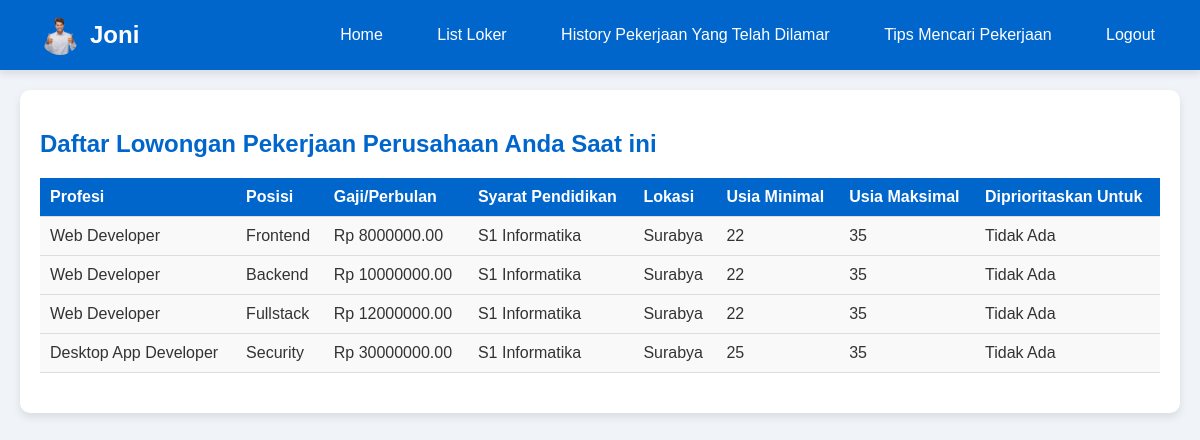
Page /list_loker_perusahaan.php (signed in) on the committed database.
### tables this page shows
CREATE TABLE `loker` (
  `id` INT(11) NOT NULL,
  `id_perusahaan` INT(11) NOT NULL,
  `profesi` VARCHAR(100) DEFAULT NULL,
  `posisi` VARCHAR(100) DEFAULT NULL,
  `gaji` DECIMAL(10,2) DEFAULT NULL,
  `syaratpendidikan` VARCHAR(100) DEFAULT NULL,
  `lokasi` VARCHAR(100) DEFAULT NULL,
  `usiamin` INT(11) DEFAULT NULL,
  `usiamax` INT(11) DEFAULT NULL,
  `prioritasgender` VARCHAR(10) DEFAULT NULL
);

### php/logic/Database.php (called while the page is built, shortened)
<?php
    class Database {
        private $host = 'localhost';
        private $username = 'root';
        private $password = '';
        private $database = 'dbwebinfoloker';
        private $conn;
        public function __construct() {
            $this->conn = mysqli_connect($this->host, $this->username, $this->password, $this->database);
        }
        public function get_connection() {
            return $this->conn;
        }
    }
?>

### php/logic/MysqliQuery.php (called while the page is built, shortened)
<?php
require_once('Database.php');
class MysqliQuery extends Database {
    public function get_loker_by_id_perusahaan($id) {
        $loker = array();
        $sql = "SELECT * FROM loker WHERE id_perusahaan=$id";
        $result = mysqli_query($this->get_connection(), $sql);
        if ($result) {
            while ($row = mysqli_fetch_assoc($result)) {
                $loker[] = $row;
            }
        } else {
            return "error : mysqli error";
        }
        return $loker;
    }
}
?>

### list_loker_perusahaan.php (the view, shortened to what this page needs)
<?php
    require_once('./php/logic/MysqliQuery.php');
    $mysqliQuery = new MysqliQuery();
    $loker = $mysqliQuery->get_loker_by_id_perusahaan($_SESSION["id"]);
?>
<!DOCTYPE html>
<html lang="en">
<head>
    <link rel="stylesheet" href="css/index.css">
</head>
<body>
    <?php require_once('./php/template/navbar.php'); ?>
    <div class="container">
        <div class="allDaftarLokerDiv">
            <h2>Daftar Lowongan Pekerjaan Perusahaan Anda Saat ini</h2>
            <table class="tabelAllDaftarLoker">
                <thead>
                    <tr>
                        <th >Profesi</th>
                        <th>Posisi</th>
                        <th>Gaji/Perbulan</th>
                        <th>Syarat Pendidikan</th>
                        <th>Lokasi</th>
                        <th>Usia Minimal</th>
                        <th>Usia Maksimal</th>
                        <th>Diprioritaskan Untuk</th>
                    </tr>
                </thead>
                <tbody>
                    <?php foreach ($loker as $row) : ?>
                        <tr>
                            <td><?php echo $row['profesi']; ?></td>
                            <td><?php echo $row['posisi']; ?></td>
                            <td><?php echo "Rp " . $row['gaji']; ?></td>
                            <td><?php echo $row['syaratpendidikan']; ?></td>
                            <td><?php echo $row['lokasi']; ?></td>
                            <td><?php echo $row['usiamin']; ?></td>
                            <td><?php echo $row['usiamax']; ?></td>
                            <td><?php echo $row['prioritasgender']; ?></td>
                        </tr>
                    <?php endforeach; ?>
                </tbody>
            </table>
        </div>
    </div>
</body>
</html>

### css/index.css (style rules this page uses)
body { font-family: Arial, sans-serif; background-color: #f0f4f8; color: #333; margin: 0; padding: 0; }
.container { max-width: 1200px; margin: 0 auto; padding: 20px; }
#welcoming, .daftarLokerDivHome, .tipsMencariPekerjaanHome, .allDaftarLokerDiv, .formTambahLoker, .allTipsDiv, .historyDiv { background-color: #ffffff; border-radius: 10px; padding: 20px; box-shadow: 0 4px 8px rgba(0, 0, 0, 0.1); margin-bottom: 20px; }
h2 { color: #0066cc; }
table { width: 100%; border-collapse: collapse; margin-bottom: 20px; }
thead { background-color: #0066cc; color: #ffffff; }
th, td { padding: 10px; text-align: left; border-bottom: 1px solid #dddddd; }
th { font-weight: bold; }
td { background-color: #f9f9f9; }

### rows in the picture
loker: profesi "Web Developer", posisi "Frontend", gaji "8000000.00", syaratpendidikan "S1 Informatika", lokasi "Surabya", usiamin "22", usiamax "35", prioritasgender "Tidak Ada"
loker: profesi "Web Developer", posisi "Backend", gaji "10000000.00", syaratpendidikan "S1 Informatika", lokasi "Surabya", usiamin "22", usiamax "35", prioritasgender "Tidak Ada"
loker: profesi "Web Developer", posisi "Fullstack", gaji "12000000.00", syaratpendidikan "S1 Informatika", lokasi "Surabya", usiamin "22", usiamax "35", prioritasgender "Tidak Ada"
loker: profesi "Desktop App Developer", posisi "Security", gaji "30000000.00", syaratpendidikan "S1 Informatika", lokasi "Surabya", usiamin "25", usiamax "35", prioritasgender "Tidak Ada"

### other values in the picture
$_SESSION['nama'] "Joni"
